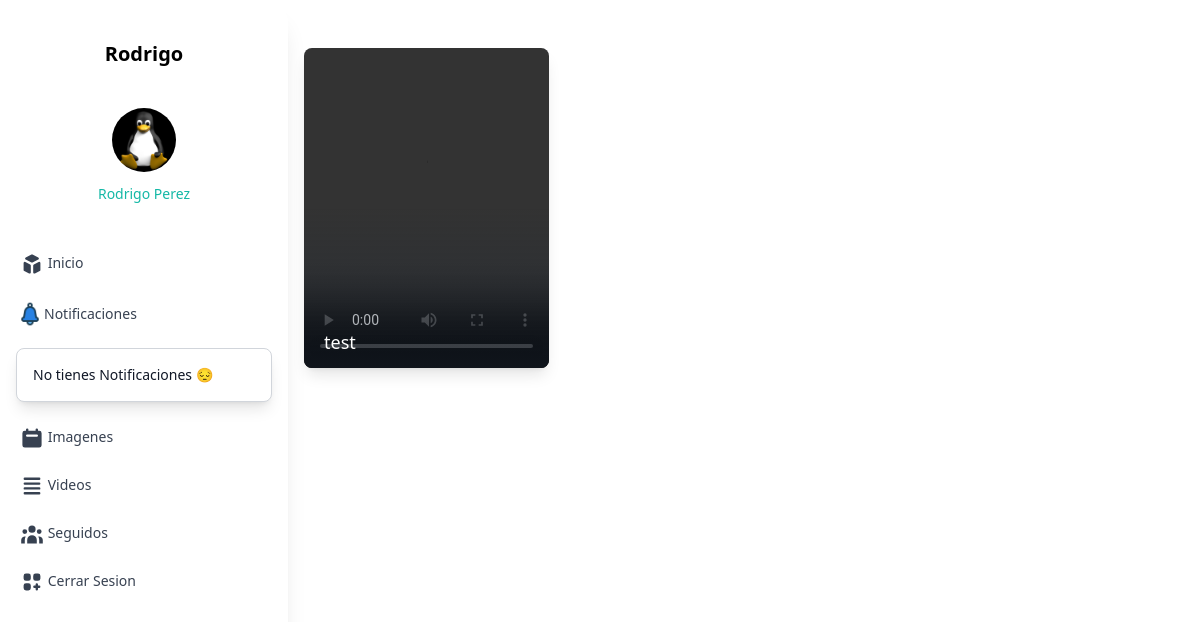
Screenshot of /videos.php (signed in) with the database file from the repository.
### tables this page shows
CREATE TABLE `usuario` (
  `idUsuario` int(11) NOT NULL,
  `nombre` varchar(50) NOT NULL,
  `apellido` varchar(50) NOT NULL,
  `email` varchar(50) NOT NULL,
  `password` varchar(30) NOT NULL,
  `genero` varchar(10) NOT NULL,
  `fecha_nac` date NOT NULL,
  `descripcion` text NOT NULL,
  `imagen` varchar(200) DEFAULT NULL
);

CREATE TABLE `post` (
  `idPost` int(11) NOT NULL,
  `titulo` varchar(100) NOT NULL,
  `descripcion` text NOT NULL,
  `fecha_creacion` date NOT NULL,
  `imagen` text NOT NULL,
  `idUsuario` int(11) NOT NULL
);

### videos.php (the view, shortened to what this page needs)
<!DOCTYPE html>
<html lang="en">
<head>
</head>
<body>
    <?php
    include 'componentes/tailwind.php';
    include 'conexion.php';
    include 'componentes/sidebar.php';
    ?>
    <div class="bg-white py-6 sm:py-8 lg:py-12 p-20">
        <div class="ml-48 max-w-screen px-4 md:px-8">
            <div class="grid grid-cols-2 gap-4 sm:grid-cols-3 md:gap-6 xl:gap-8">
                <?php
                $imagenes = mysqli_query($con, 'select * from post');
                while ($imagen = mysqli_fetch_array($imagenes)) {
                    $image = $imagen['imagen'];
                    $formatosVideo = ['mp4', 'avi', 'mov', 'wmv', 'flv', 'mkv', 'mpeg'];
                    $formato = substr($image, strlen($image) - 6);
                    $formato = substr($formato, strpos($formato, "."));
                    foreach ($formatosVideo as $key => $value) {
                        if ($formato != ".$value") {
                            break;
                        } else {
                ?>
                            <a class="group relative flex h-48 items-end overflow-hidden rounded-lg bg-gray-100 shadow-lg md:h-80">
                                <video controls src="<?php echo "./post/" . $imagen['imagen'] ?>" loading="lazy" alt="Photo by Minh Pham" class="absolute inset-0 h-full w-full object-contain object-center"></video>
                                <span class="relative ml-4 mb-3 inline-block text-sm text-white md:ml-5 md:text-lg"><?php echo $imagen['titulo'] ?></span>
                            </a>
                    <?php break;
                        }
                    }
                    ?>
                <?php
                }
                ?>
            </div>
        </div>
    </div>
</body>
</html>

### componentes/sidebar.php (shortened to what this page needs)
<?php
$usuarios = mysqli_query($con, "select * from usuario where idUsuario=$_SESSION[idUsuario]");
if ($usuario = mysqli_fetch_array($usuarios)) {
  $imagen = $usuario['imagen'];
}
?>
<div class="ml-auto fixed float-left ">
  <div id="view" class="h-full  flex flex-row ">
    <div id="sidebar" class="rounded-r-3xl bg-white h-screen md:block shadow-xl px-3 w-30 md:w-72 lg:w-72 overflow-x-hidden transition-transform duration-300 ease-in-out ">
      <div class="space-y-6 md:space-y-10 mt-10">
        <h1 class="capitalize hidden md:block font-bold text-sm md:text-xl text-center">
          <?php
          echo $_SESSION['nombre']
          ?><span class="text-teal-600"></span>
        </h1>
        <div id="profile" class="">
          <a href="myProfile.php" class="space-y-3">
            <img src="<?php echo $imagen ?>" alt="Avatar user" class="w-10 md:w-16  h-16 object-cover rounded-full mx-auto" />
            <div>
              <h2 class="font-medium text-xs md:text-sm text-center text-teal-500 capitalize">
                <?php echo $_SESSION['nombre'] . " " . $_SESSION['apellido'] ?>
              </h2>
            </div>
        </div>
        <div id="menu" class="flex flex-col space-y-2">
          <a href="principal.php" class="text-sm font-medium text-gray-700 py-2 px-2 hover:bg-teal-500 hover:text-white hover:scale-105 rounded-md transition duration-150 ease-in-out">
            <span class="">Inicio</span>
          </a>
          <a x-data="{ open: false }" @click="open = true" class="text-sm font-medium text-gray-700 py-2 px-1 hover:bg-teal-500 hover:text-white hover:scale-105 rounded-md transition duration-150 ease-in-out">
            <div class="relative inline-block">
              <button class="flex items-center justify-center focus:outline-none" aria-label="More options">
                <img src="imagenes/notification.png" class="w-7 h-7" alt="">Notificaciones
              </button>
              <div x-show="open" @click.away="open = false" class="mt-5 p-4 bg-white text-gray-900 border border-gray-300 rounded-lg shadow-lg items-center z-10 w-64">
                <?php
                $cantidadNotificaciones = 0;
                if ($cantidadNotificaciones === 0) {
                  echo "No tienes Notificaciones 😔";
                } elseif ($cantidadNotificaciones > 2) {
                  echo "<button id='notis'>Tienes $cantidadNotificaciones notificaciones</button>";
                }
                ?>
              </div>
            </div>
          </a>
          <a href="galeria.php" class="text-sm font-medium text-gray-700 py-2 px-2 hover:bg-teal-500 hover:text-white hover:scale-105 rounded-md transition duration-150 ease-in-out">
            <span class="">Imagenes</span>
          </a>
          <a href="videos.php" class="text-sm font-medium text-gray-700 py-2 px-2 hover:bg-teal-500 hover:text-white hover:scale-105 rounded-md transition duration-150 ease-in-out">
            <span class="">Videos</span>
          </a>
          <a href="seguir/postSeguidos.php" class="text-sm font-medium text-gray-700 py-2 px-2 hover:bg-teal-500 hover:text-white hover:scale-105 rounded-md transition duration-150 ease-in-out">
            <span class="">Seguidos</span>
          </a>
          <a href="logout.php" class="text-sm font-medium text-gray-700 py-2 px-2 hover:bg-teal-500 hover:text-white hover:scale-105 rounded-md transition duration-150 ease-in-out">
            <span class="">Cerrar Sesion</span>
          </a>
        </div>
      </div>
    </div>
  </div>
</div>

### rows the page displays
usuario: imagen (picture)
post: titulo "test"

### other values shown
$_SESSION['nombre'] "Rodrigo"
$_SESSION['apellido'] "Perez"
